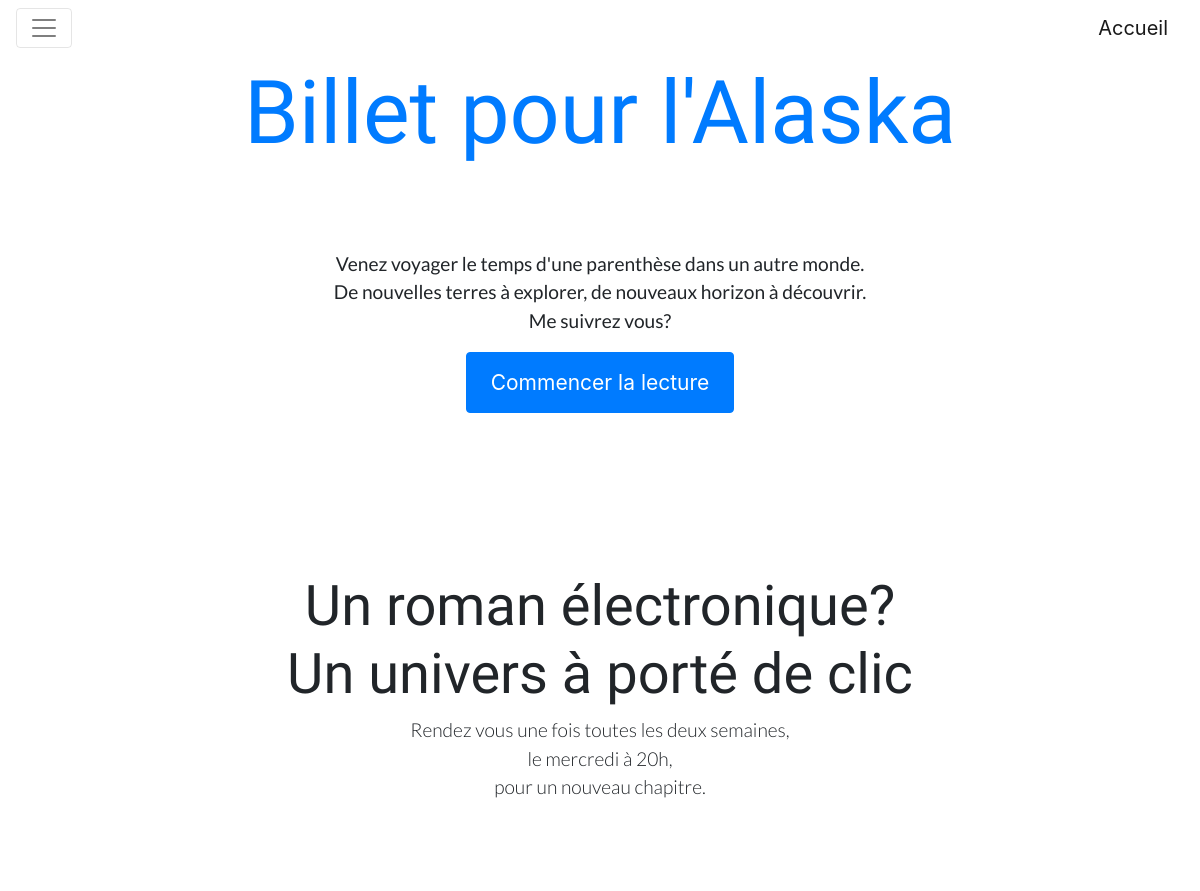
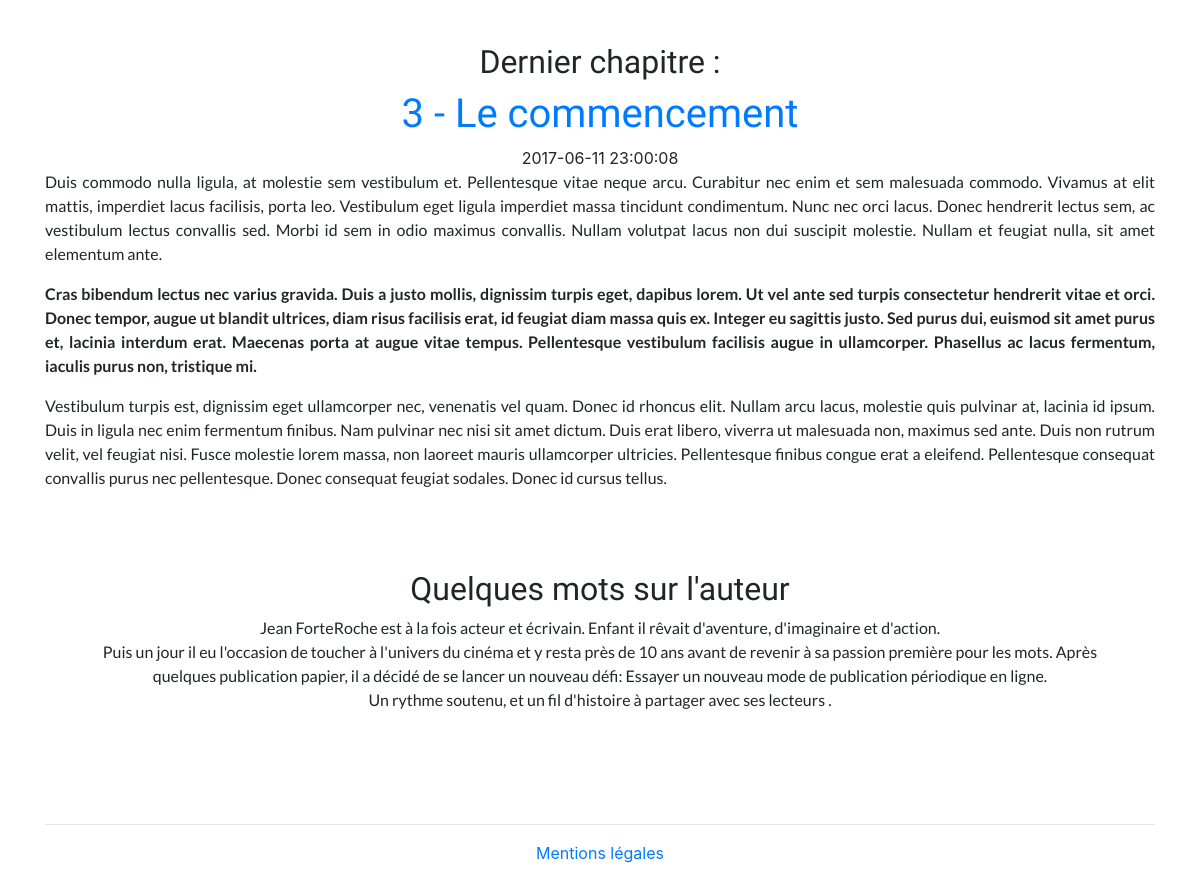
The page / on the database its author committed (2 pictures, top to bottom).
### tables this page shows
CREATE TABLE `t_chapitre` (
  `chap_id` int(11) NOT NULL,
  `chap_numero` float NOT NULL,
  `chap_titre` varchar(100) NOT NULL,
  `chap_date` datetime NOT NULL DEFAULT CURRENT_TIMESTAMP,
  `chap_contenu` varchar(10000) NOT NULL,
  `chap_nbcom` int(11) NOT NULL DEFAULT '0'
);

### Framework/Routeur.php (called while the page is built, shortened)
<?php
class Routeur
{
    public function examinerRequete()
    {
        try
        {
            $requeteGet = $_GET;
            $requetePost = $_POST;
            $requete = new Requete($requeteGet, $requetePost);
            $controleur = $this->creerControleur($requete);
            $action = $this->creerAction($requete);
            $controleur->executerAction($action);
        }
        catch (\Exception $e)
        {
            $this->genererErreur($e);
        }
    }
    private function creerControleur(Requete $requete)
    {
        $controleur = "Accueil";
        $classeControleur = "Controleur" . $controleur;
        $fichierControleur = "Controleur/" . $classeControleur . ".php";
        if (file_exists($fichierControleur))
        {
            $controleur = new $classeControleur();
            $controleur->setRequete($requete);
            return $controleur;
        }
        else{
            throw new \Exception("Fichier '$fichierControleur' introuvable");
        }
    }
    private function creerAction(Requete $requete)
    {
        $action = "index";
        return $action;
    }
}

### index.php (called while the page is built, shortened)
<?php
require_once 'Autoloader.php';
$routeur = new Routeur();
$routeur->examinerRequete();

### Autoloader.php (called while the page is built, shortened)
<?php
class Autoloader
{
    static function autoload($class)
    {
        if (strpos($class, __NAMESPACE__ . '\\') === 0) {
            $class = str_replace(__NAMESPACE__ . '\\', '', $class);
            $class = str_replace('\\', '/', $class);
        }
    }
}

### Modele/Chapitre.php (called while the page is built, shortened)
<?php
class Chapitre extends Modele {
    public function getDernierChapitre(){
        $sql = 'SELECT
          chap_id AS id,
          chap_numero AS numero,
          chap_titre AS titre,
          chap_date AS date,
          chap_contenu AS contenu,
          chap_nbcom AS nbcom
          FROM t_chapitre WHERE chap_id = (SELECT MAX(chap_id) FROM t_chapitre )';
        $dernierChapitre = $this->executerRequete($sql);
        if ($dernierChapitre->rowCount() > 0)
            return $dernierChapitre->fetch();
        else
            throw new \Exception("Aucun chapitre dans la bdd");
    }
    public function getNombreChapitres()
    {
        $sql = 'SELECT count(*) AS nbChapitres FROM t_chapitre';
        $resultat = $this->executerRequete($sql);
        $ligne = $resultat->fetch();
        return $ligne['nbChapitres'];
    }
}

### Framework/Modele.php (called while the page is built, shortened)
<?php
abstract class Modele
{
    private static $bdd;
    protected function executerRequete($sql, $params = null, $offset = null, $limit = null)
    {
        if ($params == null)
        {
            $resultat = self::getBdd()->query($sql);
        }
        else
        {
            $resultat = self::getBdd()->prepare($sql);
            $resultat->execute($params);
        }
        return $resultat;
    }
    private static function getBdd()
    {
        if (self::$bdd === null)
        {
            $dsn = Configuration::get("dsn");
            $login = Configuration::get("login");
            $mdp = Configuration::get("mdp");
            self::$bdd = new \PDO($dsn, $login, $mdp, array(\PDO::ATTR_ERRMODE => \PDO::ERRMODE_EXCEPTION));
        }
        return self::$bdd;
    }
}

### Framework/Configuration.php (called while the page is built, shortened)
<?php
class Configuration
{
    private static $parametres;
    public static function get($nom, $valeurParDefaut = null)
    {
        if (isset(self::getParametres()[$nom]))
        {
            $valeur = self::getParametres()[$nom];
        }
        else
        {
            $valeur = $valeurParDefaut;
        }
        return $valeur;
    }
    private static function getParametres()
    {
        if (self::$parametres == null)
        {
            $cheminFichier = "Config/dev.ini";
            if (!file_exists($cheminFichier))
            {
                throw new \Exception("Aucun fichier de configuration trouvé");
            }
            else
            {
                self::$parametres = parse_ini_file($cheminFichier);
            }
        }
        return self::$parametres;
    }
}

### Vue/Accueil/index.php (the view, shortened to what this page needs)
<?php
$this->titre = "Billet pour l'Alaska ";?>
<article class="chapitre">
    <header id="headerIntroduction" class="jumbotron">
        <p class="introduction">Venez voyager le temps d'une parenthèse dans un autre monde.<br>
            De nouvelles terres à explorer, de nouveaux horizon à découvrir.<br>
            Me suivrez vous?</p>
        <a href="Livre/index/page/1" id="btnCommencer"><button class="btn btn-primary">Commencer la lecture</button></a>
    </header>
    <section class="jumbotron">
        <h3 class="display-4">Un roman électronique?<br>
            Un univers à porté de clic</h3>
        <p class="introduction lead">Rendez vous une fois toutes les deux semaines,<br>
            le mercredi à 20h,<br>
            pour un nouveau chapitre.
        </p>
    </section>
    <section id="dernierChapitre">
        <h2>Dernier chapitre :</h2>
        <?php if (isset($chapitre)):?>
        <a href="<?= "Chapitre/index/" . $this->nettoyer($chapitre['id']) ?>">
            <h1 class="titreChapitre"><?= $this->nettoyer($chapitre['numero'])?> - <?= $this->nettoyer($chapitre['titre']) ?></h1>
        </a>
        <time><?= $this->nettoyer($chapitre['date']) ?></time>
        <div class="chapitre"><?= $chapitre['contenu'] ?></div>
        <?php endif;?>
    </section>
    <section id="auteur" class="jumbotron">
        <h2>Quelques mots sur l'auteur</h2>
        <p>Jean ForteRoche est à la fois acteur et écrivain.
            Enfant il rêvait d'aventure, d'imaginaire et d'action.<br>
            Puis un jour il eu l'occasion de toucher à l'univers du cinéma et y resta près de 10 ans avant de revenir à
            sa passion première pour les mots. Après quelques publication papier, il a décidé de se lancer un nouveau défi:
            Essayer un nouveau mode de publication périodique en ligne. <br>
            Un rythme soutenu, et un fil d'histoire à partager avec ses lecteurs .
        </p>
    </section>
</article>
<hr />

### Vue/gabarit.php (shortened to what this page needs)
<!doctype html>
<html lang="fr">
<head>
    <link rel="stylesheet" href="https://maxcdn.bootstrapcdn.com/bootstrap/4.0.0-alpha.6/css/bootstrap.min.css">
    <link rel="stylesheet" href="Contenu/style.css">
    <link rel="stylesheet" href="../font-awesome-4.7.0/css/font-awesome.min.css">
</head>
<body>
    <div id="global">
        <div class="container">
            <div class="masthead">
                <nav class="navbar fixed-top navbar-toggleable-md navbar-light bg-faded">
                    <button class="navbar-toggler navbar-toggler-right" type="button" data-toggle="collapse" data-target="#navbarTogglerDemo02" aria-controls="navbarTogglerDemo02" aria-expanded="false" aria-label="Toggle navigation">
                        <span class="navbar-toggler-icon"></span>
                    </button>
                    <a class="navbar-brand" href="#">Accueil</a>
                </nav>
            </div>
            <header id="headerAccueil" >
                <div>
                    <a href="" id="titreSites" class="header">
                        <h2 class="display-2"><?php echo $titre?></h2></a>
                </div>
            </header>
            <div id="contenu" class="">
                <?= $contenu; ?>
            </div>
            <footer id="piedPage" class="mastfoot">
                <div class="inner">
                    <a href="Accueil/mentions">Mentions légales</a>
                </div>
            </footer>
        </div>
    </div>
</body>
</html>

### Framework/Controleur.php (shortened to what this page needs)
<?php
abstract class Controleur
{
    private $action;
    public function executerAction($action)
    {
        if(method_exists($this, $action))
        {
            $this->action = $action;
            $this->{$this->action}();
        }
        else
        {
            $classeControleur = get_class($this);
            throw new \Exception ("Action '$action' nom définie dans la classe '$classeControleur' ");
        }
    }
    protected function genererVue($donneesVue = array())
    {
        $classeControleur = get_class($this);
        $nomControleur = str_replace("Controleur\\", "", $classeControleur);
        $vue = new Vue($this->action, $nomControleur);
        $vue->generer($donneesVue);
    }
}

### Controleur/ControleurAccueil.php (shortened to what this page needs)
<?php
class ControleurAccueil extends Controleur
{
    private $chapitre;
    public function __construct() {
        $this->chapitre = new Chapitre();
    }
    public function index() {
        $session        = $this->requete->getSession();
        $nbChapitres    = $this->chapitre->getNombreChapitres();
        if($nbChapitres > 0)
        {
            $chapitre   = $this->chapitre->getDernierChapitre();
            $this->genererVue(array(
                'chapitre'  => $chapitre,
                'session'   => $session));
        }
        else{
            $this->genererVue(array(
                'session' => $session));
        }
    }
}

### Framework/Vue.php (shortened to what this page needs)
<?php
class Vue
{
    private $fichier;
    private $titre;
    public function __construct($action, $controleur = "")
    {
        $fichier = "Vue/";
        if ($controleur != "")
        {
            $racineBlog = Configuration::get("racineBlog", "/");
            $racineBlog = str_replace("/", "", $racineBlog);
            $controleur = str_replace($racineBlog."\\Controleur", "", $controleur);
            $fichier = $fichier . $controleur . "/";
        }
        $this->fichier = $fichier . $action . ".php";
    }
    public function generer($donnees)
    {
        $contenu = $this->genererFichier($this->fichier, $donnees);
        $racineBlog = Configuration::get("racineBlog", "/");
        if (isset($msgErreur)){
            $msgErreur = $donnees;
            $vue = $this->genererFichier('Vue/gabarit.php', array('titre' => $this->titre,
                'contenu' => $contenu, 'racineBlog' => $racineBlog, 'msgErreur' => $msgErreur));
        }
        else if (isset($donnees['session']))
        {
            $session = $donnees['session'];
            $vue = $this->genererFichier('Vue/gabarit.php', array('titre' => $this->titre,
                'contenu' => $contenu, 'racineBlog' => $racineBlog, 'session' => $session));
        }
        else
        {
            $vue = $this->genererFichier('Vue/gabarit.php', array('titre' => $this->titre,
                'contenu' => $contenu, 'racineBlog' => $racineBlog));
        }
        echo $vue;
    }
    private function genererFichier($fichier, $donnees)
    {
        if (file_exists($fichier))
        {
            extract($donnees);
            require $fichier;
            return ob_get_clean();
        }
        else
        {
            throw new \Exception("Fichier '$fichier' introuvable");
        }
    }
    private function nettoyer($valeur)
    {
        return htmlspecialchars($valeur, ENT_QUOTES, 'UTF-8', false);
    }
}

### Contenu/style.css (style rules this page uses)
h1, h2, h3 { text-align: center; font-family: 'Patrick Hand SC', cursive; }
.introduction { font-size: larger; }
body { text-align: center; padding-top: 40px; padding-bottom: 40px; }
p { font-family: 'Lato', sans-serif; }
header { margin-top: 20px; margin-bottom: 20px; }
.jumbotron { text-align: center; background-color: transparent; }
.jumbotron .btn { padding: 14px 24px; font-size: 21px; }
.chapitre { text-align: justify; }
#dernierChapitre { padding-top: 20px; display: flex; flex-direction: column; justify-content: center; align-items: center; }

### rows shown on the page
t_chapitre: chap_numero "3", chap_titre "Le commencement", chap_date "2017-06-11 23:00:08", chap_contenu "Duis commodo nulla ligula, at molestie sem vestibulum et. Pellentesque vitae neque arcu. Curabitur nec enim et sem malesuada commodo. Vivamus at elit mattis, imperdiet lacus facilisis, porta leo. Vestibulum eget ligula imperdiet massa tincidunt condimentum. Nunc nec orci lacus. Donec hendrerit lectus sem, ac vestibulum lectus convallis sed. Morbi id sem in odio maximus convallis. Nullam volutpat lacus non dui suscipit molestie. Nullam et feugiat nulla, sit amet elementum ante. Cras bibendum lectus nec varius gravida. Duis a justo mollis, dignissim turpis eget, dapibus lorem. Ut vel ante sed turpis consectetur hendrerit vitae et orci. Donec tempor, augue ut blandit ultrices, diam risus…"

### other values the page prints
$titre "Billet pour l'Alaska"
